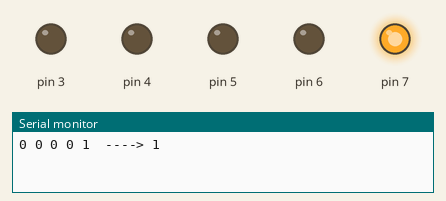
Simulated run of this sketch. Board: Arduino Uno, built with avr-gcc and run on an emulated ATmega328P. Shown: output pins drawn as LEDs (lit = HIGH), the last lines printed to the serial monitor.

Above: at 0.05 s.
At 0.95 s:
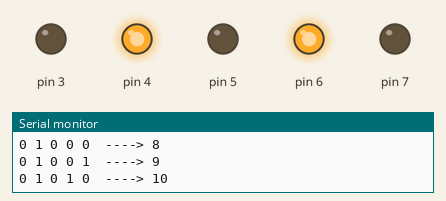
At 1.86 s:
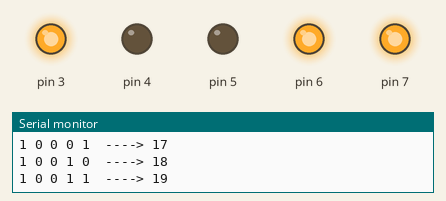
At 3.67 s:
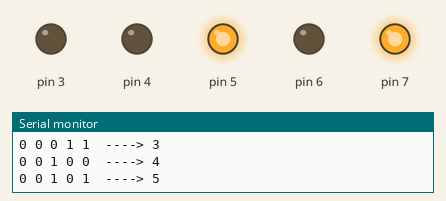
At 5.48 s:
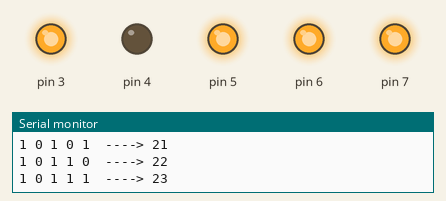
At 7.29 s:
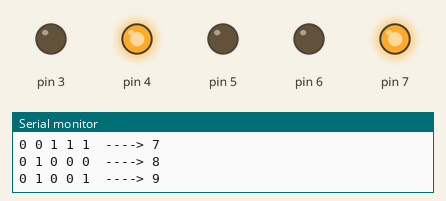
Timing chart, 0 to 7.6 s (numbered marks = the images above):
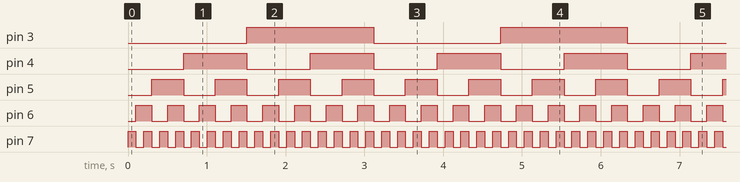

Measured:
- by itself, pin 3: alternates HIGH for 1.6 s and LOW for 1.6 s
- by itself, pin 4: alternates HIGH for 0.81 s and LOW for 0.80 s
- by itself, pin 5: alternates HIGH for 0.40 s and LOW for 0.40 s
- by itself, pin 6: alternates HIGH for 0.20 s and LOW for 0.20 s
- by itself, pin 7: alternates HIGH for 0.10 s and LOW for 0.10 s

The sketch:

5bitLED_Counter.ino
```cpp
/* Author: Pantar Catalin (@Catalinos on github)

  This program counts up to 31 and lights up the LEDs in order to show the binary representation of that number

  It uses 7-3 pins with 7 being LSB and 3 being MSB

*/

// led control class
class LedControl{

  public:
    int ledPin;
    int ledState;
    unsigned long previousMillis;
    long interval;

    LedControl(): ledPin(7), ledState(LOW), previousMillis(0), interval(0){};
    LedControl(int led, int state, unsigned long prev, long interv);
    void getPinLogs(); // this will print to the serial monitor any led status change
    void updateLedState(int state){this->ledState = state;}
    void low_Activation(int state);

};

LedControl::LedControl(int led, int state, unsigned long prev, long interv):ledPin(led), ledState(state), previousMillis(prev), interval(interv){}

void LedControl::getPinLogs(){
  String logging = "Pin " + String(this->ledPin) + " updated status to: " + String(this->ledState);
  Serial.println(logging);
}

void LedControl::low_Activation(int state){
      if(state==0)
        this->ledState = HIGH;
      else
        this->ledState = LOW;
}


LedControl L1(7,LOW,0,2000);
LedControl L2(6,LOW,0,1500);
LedControl L3(5,LOW,0,1000);
LedControl L4(4,LOW,0,500);
LedControl L5(3,LOW,0,100);

// setting up the pins as outputs and also the serial monitor for printing
void setup() {
  Serial.begin(9600);
  pinMode(L1.ledPin, OUTPUT);
  pinMode(L2.ledPin, OUTPUT);
  pinMode(L3.ledPin, OUTPUT);
  pinMode(L4.ledPin, OUTPUT);
  pinMode(L5.ledPin, OUTPUT);

}


int length = 5;
int counter = 0;
int freq = 100;

// this function will reset the leds when the counter reaches the maximum value
void resetLEDS(LedControl *Led_Array){

  for(int i=0;i<length;i++){
    Led_Array[i].updateLedState(LOW);
  }

}

// this function helps us view the counted numbers in binary and decimal from the serial monitor
void print_toSerial(LedControl *Led_Array){

    for(int i=length-1;i>=0;i--){
    Serial.print(Led_Array[i].ledState);
    Serial.print(' ');
  }
  Serial.print(" ----> " + String(counter));
  Serial.println();

}

// function to set our led states HIGH/LOW
void updateLEDS_counter(LedControl *Led_Array){

    for(int i=0;i<length;i++){
    digitalWrite(Led_Array[i].ledPin,Led_Array[i].ledState);
  }
  print_toSerial(Led_Array);

}

// this is the main function
void countLED(){
  LedControl Led_Array[] = {L1, L2, L3, L4, L5};
  counter+=1;

  if(counter%32==0){
    counter = 0;
    resetLEDS(Led_Array);
  }

  for(int i=0;i<length;i++){
    int mask = 0x01 << i;
    Led_Array[i].ledState = (mask & counter) >> i;
  }

  updateLEDS_counter(Led_Array);

}

// looping function
void loop() {

  countLED();
  delay(freq);

}
```
